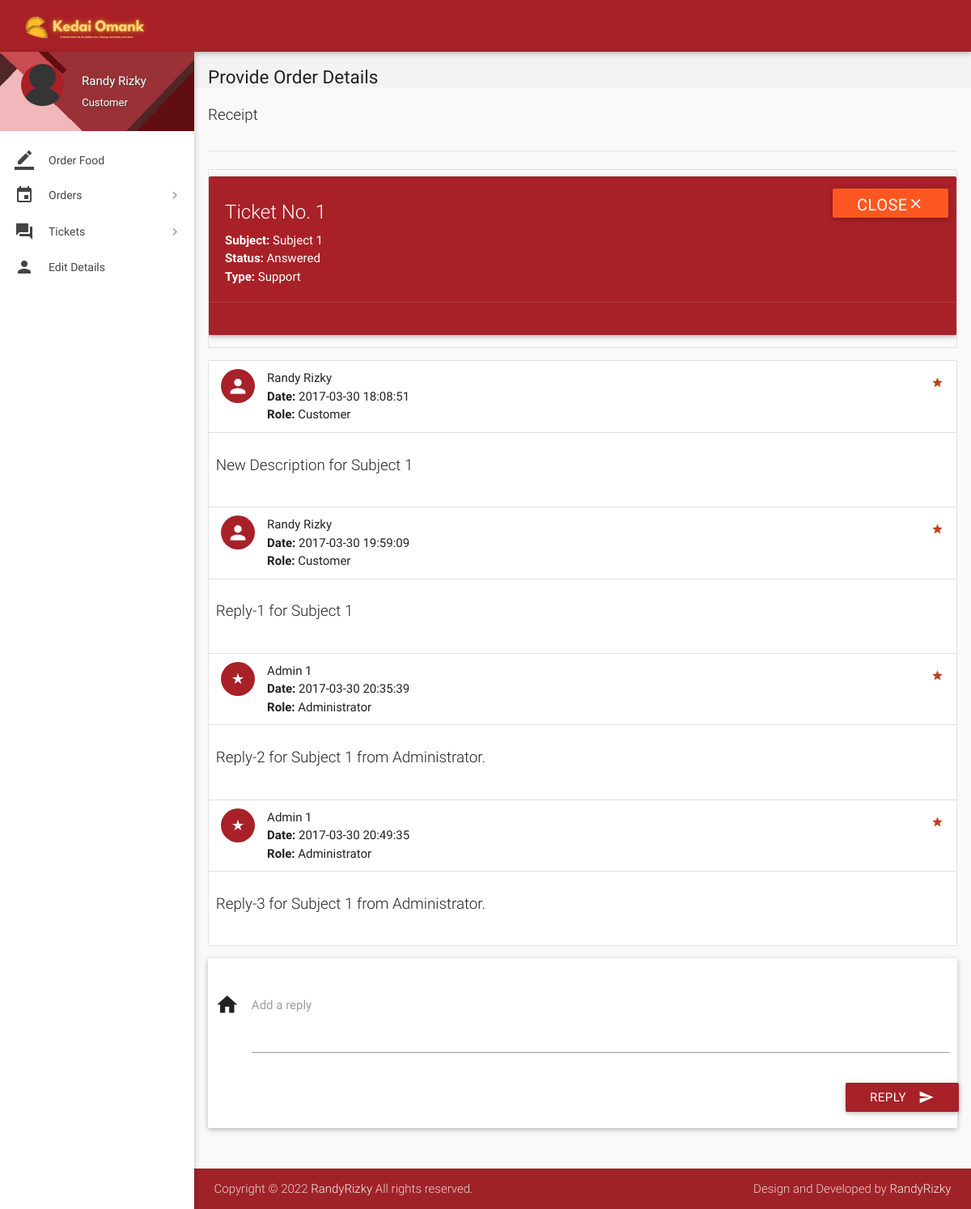
/view-ticket.php?id=1 (signed in), run on the app's committed database.
### tables this page shows
CREATE TABLE `tickets` (
  `id` int(11) NOT NULL,
  `poster_id` int(11) NOT NULL,
  `subject` varchar(100) NOT NULL,
  `description` varchar(3000) NOT NULL,
  `status` varchar(8) NOT NULL DEFAULT 'Open',
  `type` varchar(30) NOT NULL DEFAULT 'Others',
  `date` datetime NOT NULL DEFAULT current_timestamp(),
  `deleted` tinyint(4) NOT NULL DEFAULT 0
);

CREATE TABLE `ticket_details` (
  `id` int(11) NOT NULL,
  `ticket_id` int(11) NOT NULL,
  `user_id` int(11) NOT NULL,
  `description` varchar(1000) NOT NULL,
  `date` datetime NOT NULL DEFAULT current_timestamp()
);

CREATE TABLE `users` (
  `id` int(11) NOT NULL,
  `role` varchar(15) NOT NULL DEFAULT 'Customer',
  `name` varchar(15) NOT NULL,
  `username` varchar(10) NOT NULL,
  `password` varchar(16) NOT NULL,
  `email` varchar(35) DEFAULT NULL,
  `address` varchar(300) DEFAULT NULL,
  `contact` bigint(11) NOT NULL,
  `verified` tinyint(1) NOT NULL DEFAULT 0,
  `deleted` tinyint(4) NOT NULL DEFAULT 0
);

### includes/wallet.php (called while the page is built, shortened)
<?php
$user_id=$_SESSION['user_id'];
?>

### includes/connect.php (called while the page is built, shortened)
<?php
$name = $_SESSION['name'];
$role = $_SESSION['role'];
?>

### view-ticket.php (the view, shortened to what this page needs)
<?php
include 'includes/connect.php';
include 'includes/wallet.php';
$continue = 0;
if ($_SESSION['customer_sid'] == session_id()) {
  $ticket_id = $_GET['id'];
  $sql1 = "SELECT * FROM tickets where poster_id = $user_id AND id = $ticket_id AND not deleted;";
  if (mysqli_num_rows(mysqli_query($con, $sql1)) > 0) {
    $row  = $con->query($sql1)->fetch_assoc();
    $type = $row['type'];
    $subject = $row['subject'];
    $status = $row['status'];
    $continue = 1;
  } else
    $continue = 0;
}
if ($continue) {
?>
  <!DOCTYPE html>
  <html lang="en">
  <head>
    <link href="css/materialize.min.css" type="text/css" rel="stylesheet" media="screen,projection">
    <link href="css/style.min.css" type="text/css" rel="stylesheet" media="screen,projection">
    <link href="css/custom/custom.min.css" type="text/css" rel="stylesheet" media="screen,projection">
    <link href="js/plugins/perfect-scrollbar/perfect-scrollbar.css" type="text/css" rel="stylesheet" media="screen,projection">
  </head>
  <body>
    <header id="header" class="page-topbar">
      <div class="navbar-fixed">
        <nav class="navbar-color">
          <div class="nav-wrapper">
            <ul class="left">
              <li>
                <h1 class="logo-wrapper"><a href="index.php" class="brand-logo darken-1"><img src="images/Kedai-Omank2.png" alt="logo"></a> <span class="logo-text">Logo</span></h1>
              </li>
            </ul>
          </div>
        </nav>
      </div>
    </header>
    <div id="main">
      <div class="wrapper">
        <aside id="left-sidebar-nav">
          <ul id="slide-out" class="side-nav fixed leftside-navigation">
            <li class="user-details cyan darken-2">
              <div class="row">
                <div class="col col s4 m4 l4">
                  <img src="images/avatar.jpg" alt="" class="circle responsive-img valign profile-image">
                </div>
                <div class="col col s8 m8 l8">
                  <a class="btn-flat dropdown-button waves-effect waves-light white-text profile-btn" href="#" data-activates="profile-dropdown"><?php echo $name; ?> <i class="mdi-navigation-arrow-drop-down right"></i></a>
                  <p class="user-roal"><?php echo $role; ?></p>
                </div>
              </div>
            </li>
            <li class="bold"><a href="index.php" class="waves-effect waves-cyan"><i class="mdi-editor-border-color"></i> Order Food</a>
            </li>
            <li class="no-padding">
              <ul class="collapsible collapsible-accordion">
                <li class="bold"><a class="collapsible-header waves-effect waves-cyan"><i class="mdi-editor-insert-invitation"></i> Orders</a>
                </li>
              </ul>
            </li>
            <li class="no-padding">
              <ul class="collapsible collapsible-accordion">
                <li class="bold"><a class="collapsible-header waves-effect waves-cyan"><i class="mdi-action-question-answer"></i> Tickets</a>
                </li>
              </ul>
            </li>
            <li class="bold"><a href="details.php" class="waves-effect waves-cyan"><i class="mdi-social-person"></i> Edit Details</a>
            </li>
          </ul>
        </aside>
        <section id="content">
          <div id="breadcrumbs-wrapper">
            <div class="container">
              <div class="row">
                <div class="col s12 m12 l12">
                  <h5 class="breadcrumbs-title">Provide Order Details</h5>
                </div>
              </div>
            </div>
          </div>
          <div class="container">
            <p class="caption">Receipt</p>
            <div class="divider"></div>
            <div class="section">
              <?php
              echo '<ul id="task-card" class="collection with-header">
									<div id="card-alert" class="card cyan">
										<div class="card-content white-text">
										<span class="card-title white-text darken-1">Ticket No. ' . $ticket_id . '</span>
										<p><strong>Subject: </strong>' . $subject . '</p>
										<p><strong>Status: </strong>' . $status . '</p>
										<p><strong>Type: </strong>' . $type . '</p>
										</div>
										<div class="card-action cyan">
										<form method="post" action="routers/ticket-status.php">
										<input type="hidden" name="ticket_id" value="' . $ticket_id . '">
										<input type="hidden" name="status" value="' . ($status != 'Closed' ? 'Closed' : 'Open') . '">
										<button class="waves-effect waves-light deep-orange btn white-text" type="submit" name="action">'
                . ($status != 'Closed' ? 'Close<i class="mdi-navigation-close"></i>' : 'Reopen<i class="mdi-navigation-check"></i>') . '
										</button>
										</form>
										</div>
									</div>
                                </ul>';
              echo '<ul id="issues-collection" class="collection">';
              $sql1 = mysqli_query($con, "SELECT * from ticket_details WHERE ticket_id = $ticket_id;");
              while ($row1 = mysqli_fetch_array($sql1)) {
                $sql2 = "SELECT * FROM users WHERE id = " . $row1['user_id'] . ";";
                if (mysqli_num_rows(mysqli_query($con, $sql2)) > 0) {
                  $row2  = $con->query($sql2)->fetch_assoc();
                  $name = $row2['name'];
                  $role1 = $row2['role'];
                }
                echo '
								  <li class="collection-item avatar">
									  <i class="' . ($role1 == 'Administrator' ? 'mdi-action-star-rate' : 'mdi-social-person') . ' cyan circle"></i>
									  <span class="collection-header"> ' . $name . '</span>
									  <p><strong>Date:</strong> ' . $row1['date'] . '</p>
									  <p><strong>Role:</strong> ' . $role1 . '</p>
									  <a href="#" class="secondary-content">
									  <i class="mdi-action-grade"></i></a>
								  </li>
								  <li class="collection-item">
									  <div class="row">
									  <p class="caption">' . $row1['description'] . '</p>
									  </div>
									  </li>';
              }
              echo '</ul>';
              if ($status != 'Closed') {
                echo '
							  <div class="card-panel">
                  <div class="row">
                    <form class="formValidate" id="formValidate" method="post" action="routers/ticket-message.php" novalidate="novalidate" class="col s12">
                      <div class="row">
					  <input type="hidden" name="role" value="' . $role . '">
					  <input type="hidden" name="ticket_id" value="' . $ticket_id . '">
                        <div class="input-field col s12">
                          <i class="mdi-action-home prefix"></i>
                          <textarea name="message" id="message" class="materialize-textarea validate" data-error=".errorTxt1"></textarea>
                          <label for="message" class="">Add a reply</label>
						  <div class="errorTxt1"></div>
                        </div>
                        <div class="row">
                          <div class="input-field col s12">
                            <button class="btn cyan waves-effect waves-light right" type="submit" name="action">Reply
                              <i class="mdi-content-send right"></i>
                            </button>
                          </div>
                        </div>
                      </div>
                    </form>
                  </div>
                </div>';
              }
              ?>
            </div>
          </div>
      </div>
    </div>
    <footer class="page-footer">
      <div class="footer-copyright">
        <div class="container">
          <span>Copyright © 2022 <a class="grey-text text-lighten-4" href="https://www.linkedin.com/in/randyrzkiii" target="_blank">RandyRizky</a> All rights reserved.</span>
          <span class="right"> Design and Developed by <a class="grey-text text-lighten-4" href="https://www.linkedin.com/in/randyrzkiii">RandyRizky</a></span>
        </div>
      </div>
    </footer>
  </body>
  </html>
<?php
} else {
  if ($_SESSION['admin_sid'] == session_id()) {
    header("location:view-ticket-admin.php?id=" . $_GET['id']);
  } else {
    header("location:login.php");
  }
}
?>

### data on the page
tickets: subject "Subject 1", status "Answered", type "Support"
ticket_details: user.name "Randy Rizky", date "2017-03-30 18:08:51", user.role "Customer", description "New Description for Subject 1"
ticket_details: user.name "Randy Rizky", date "2017-03-30 19:59:09", user.role "Customer", description "Reply-1 for Subject 1"
ticket_details: user.name "Admin 1", date "2017-03-30 20:35:39", user.role "Administrator", description "Reply-2 for Subject 1 from Administrator."
ticket_details: user.name "Admin 1", date "2017-03-30 20:49:35", user.role "Administrator", description "Reply-3 for Subject 1 from Administrator."

### other printed values
$name "Randy Rizky"
$role "Customer"
$ticket_id "1"
